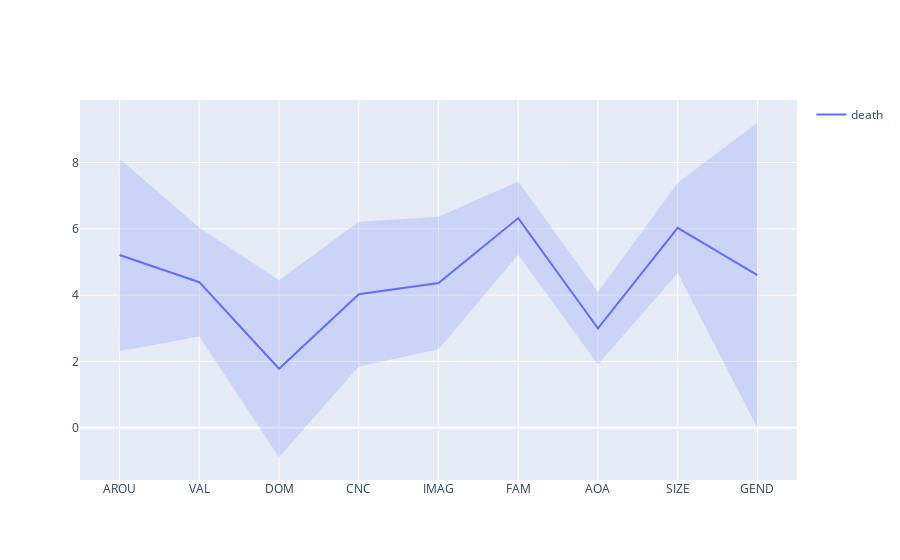

Notebook code for this chart:
### Code cell
viz_GlasgowR([word], new_df)

### Figure 1 — Plotly figure (JSON) as saved in the notebook; plotly's stock layout.template omitted (floating-point values rounded to 4 significant figures)
{"data": [{"line": {"color": "#636EFA"}, "mode": "lines", "name": "death", "showlegend": true, "type": "scatter", "x": [1, 2, 3, 4, 5, 6, 7, 8, 9], "y": [5.212, 4.39, 1.778, 4.029, 4.364, 6.324, 3, 6.029, 4.6]}, {"fill": "toself", "fillcolor": "rgba(99, 110, 250, 0.2)", "hoverinfo": "skip", "line": {"color": "rgba(255,255,255,0)"}, "showlegend": false, "type": "scatter", "x": [1, 2, 3, 4, 5, 6, 7, 8, 9, 9, 8, 7, 6, 5, 4, 3, 2, 1], "y": [8.112, 6.031, 4.447, 6.213, 6.361, 7.428, 4.095, 7.392, 9.2, 0, 4.666, 1.905, 5.22, 2.367, 1.845, -0.8911, 2.749, 2.312]}], "layout": {"xaxis": {"tickmode": "array", "ticktext": ["AROU", "VAL", "DOM", "CNC", "IMAG", "FAM", "AOA", "SIZE", "GEND"], "tickvals": [1, 2, 3, 4, 5, 6, 7, 8, 9]}}}
